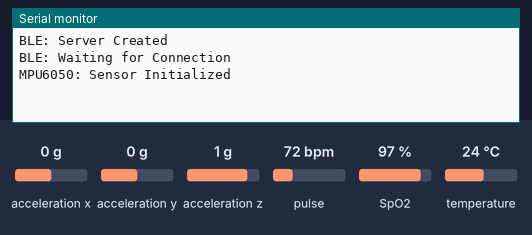
Recording of a program running on a simulated ESP32. On the bench: the last lines printed to the serial monitor. Wiring (inferred from the names in the program): MPU-6050 motion sensor at I2C address 0x68. Inputs (shaded band) come from the test bench; at power-on: pulse 72 bpm, SpO2 97 %, temperature 24 °C, acceleration x 0 g, acceleration y 0 g, acceleration z 1 g. Nothing arrives over Bluetooth unless stated; a phone connects over Bluetooth LE 3 s after start.

Above: at 1.2 s.
1.3 s: pulse set to 42 bpm
At 2.0 s:
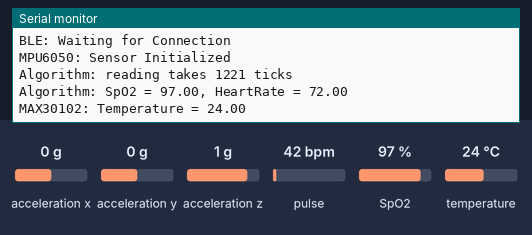
2.9 s: SpO2 set to 80 %
At 3.6 s:
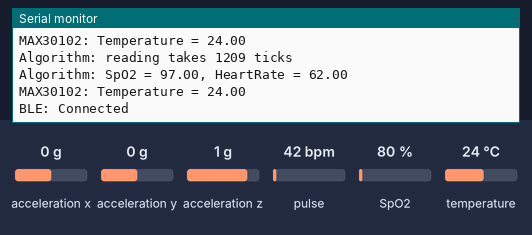
4.5 s: temperature set to 12 °C
At 5.09 s:
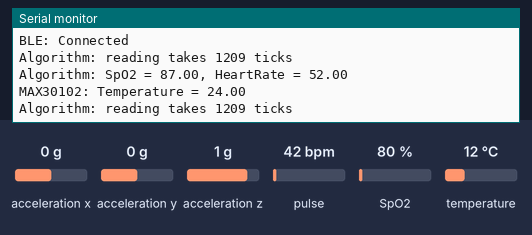
Timing chart, 0 to 7.5 s (numbered marks = the images above; inputs shaded):
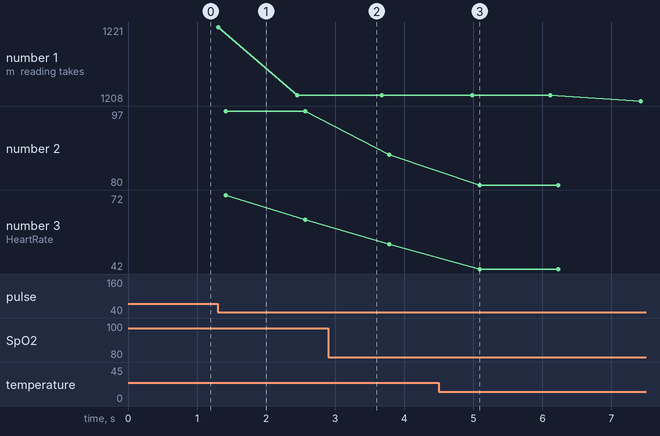

The program:

main.cpp
```cpp
#include <Arduino.h>
#include <BLEDevice.h>
#include <BLEServer.h>
#include <BLEUtils.h>
#include <BLE2902.h>
#include <Wire.h>
#include <math.h>
#include <MAX30105.h>
#include <spo2_algorithm.h>
// Mutex and Semaphore Definitions
SemaphoreHandle_t mutex_iic;
//--------------UART--Server--Task--Begin----------------------------------
QueueHandle_t queue_serial;
const int queue_serial_buffer_size = 128;
static void task_serial_server(void * param)
{
  char receive_buffer[queue_serial_buffer_size];

  Serial.begin(115200);
  while(1)
  {
    // If receives queued request to print on serial
    if(xQueueReceive(queue_serial,receive_buffer,128) == pdTRUE)
    {
      Serial.printf("%s\n", receive_buffer);
    }
    vTaskDelay(100 / portTICK_PERIOD_MS);
  }
}
//--------------UART--Server--Task--End-----------------------------------

//--------------BLE--Server--Task--Begin-----------------------------------
QueueHandle_t queue_ble_temperature,
 queue_ble_accel,
 queue_ble_heartbeat,
 queue_ble_spo2;
#define SERVICE_UUID "12a59900-17cc-11ec-9621-0242ac130002"
#define CHARACTERISTIC_UUID_SPO2 "12a5a148-17cc-11ec-9621-0242ac130002"
#define CHARACTERISTIC_UUID_TEMP "a93769a2-ace1-11ec-b909-0242ac120002"
#define CHARACTERISTIC_UUID_TXHB "d084d792-ace1-11ec-b909-0242ac120002"
#define CHARACTERISTIC_UUID_TXAcce "e6097a32-ace1-11ec-b909-0242ac120002"
class BLEServerCallback : public BLEServerCallbacks
{
  public :
    int is_device_connected = 0;
    int is_device_connected_last_time = 0;
    void onConnect(BLEServer *pServer)
      {
          is_device_connected = 1;
      };

      void onDisconnect(BLEServer *pServer)
      {
          is_device_connected = 0;
      }
};
static void task_ble_server(void * param)
{
  char serial_buffer[queue_serial_buffer_size];
  sprintf(serial_buffer,"BLE: Server Created");
  xQueueSend(queue_serial, serial_buffer, 128);
  BLEServerCallback ble_server_callback;
  BLEDevice::init("ESP32_BLE");
  // setup a BLE service
  BLEServer * ble_server = BLEDevice::createServer();
  ble_server->setCallbacks(&ble_server_callback);
  BLEService * ble_service = ble_server->createService(SERVICE_UUID);

  // setup BLE characteristics
  BLECharacteristic * ble_charcteristic_spo2 = ble_service->createCharacteristic(CHARACTERISTIC_UUID_SPO2, BLECharacteristic::PROPERTY_WRITE | BLECharacteristic::PROPERTY_READ);
  BLECharacteristic * ble_charcteristic_temp = ble_service->createCharacteristic(CHARACTERISTIC_UUID_TEMP, BLECharacteristic::PROPERTY_WRITE | BLECharacteristic::PROPERTY_READ);
  BLECharacteristic * ble_charcteristic_heartbeat = ble_service->createCharacteristic(CHARACTERISTIC_UUID_TXHB, BLECharacteristic::PROPERTY_WRITE | BLECharacteristic::PROPERTY_READ);
  BLECharacteristic * ble_charcteristic_accel = ble_service->createCharacteristic(CHARACTERISTIC_UUID_TXAcce, BLECharacteristic::PROPERTY_WRITE | BLECharacteristic::PROPERTY_READ);

  // Run BLE Service
  ble_service->start();
  ble_server->getAdvertising()->start();
  sprintf(serial_buffer,"BLE: Waiting for Connection");
  xQueueSend(queue_serial, serial_buffer, 128);
  while(1)
  {
    if(!ble_server_callback.is_device_connected && ble_server_callback.is_device_connected_last_time)
    {
      // If device is disconnecting
      ble_server->startAdvertising();
      sprintf(serial_buffer,"BLE: Disconnected and Restart Broadcasting");
      xQueueSend(queue_serial, serial_buffer, 128);
      ble_server_callback.is_device_connected_last_time = ble_server_callback.is_device_connected;
    }
    else if (ble_server_callback.is_device_connected && !ble_server_callback.is_device_connected_last_time)
    {
      // If device is connected for the first time
      ble_server_callback.is_device_connected_last_time = 1;
      sprintf(serial_buffer,"BLE: Connected");
      xQueueSend(queue_serial, serial_buffer, 128);
    }

    if(ble_server_callback.is_device_connected)
    {
      float read_buffer;
      if(xQueueReceive(queue_ble_accel, &read_buffer, 0) == pdTRUE)
        ble_charcteristic_accel->setValue(read_buffer);

      if(xQueueReceive(queue_ble_spo2, &read_buffer, 0) == pdTRUE)
        ble_charcteristic_spo2->setValue(read_buffer);

      if(xQueueReceive(queue_ble_temperature, &read_buffer, 0) == pdTRUE)
        ble_charcteristic_temp->setValue(read_buffer);

      if(xQueueReceive(queue_ble_heartbeat, &read_buffer, 0) == pdTRUE)
        ble_charcteristic_heartbeat->setValue(read_buffer);
    }
    vTaskDelay(10 / portTICK_PERIOD_MS);
  }
}
//--------------BLE--Server--Task--End-------------------------------------

//--------------MAX30102-Sensor-Read-Task--Begin--------------------------------
QueueHandle_t queue_max30102_ir, queue_max30102_red;
static void task_max30102_read(void * param)
{
  MAX30105 max30105_sensor;

  char serial_buffer[queue_serial_buffer_size];

  float temperature = 0.0f;
  int temperature_wait_tick = 0;

  // Check if device is connected
  while(xSemaphoreTake(mutex_iic, 100) != pdTRUE);
  if(!max30105_sensor.begin(Wire, I2C_SPEED_FAST))
  {
    sprintf(serial_buffer, "MAX30105: Sensor was not found. Please check wiring/power");
    xQueueSend(queue_serial, serial_buffer, 0);
    // Quit this task if device is not found
    xSemaphoreGive(mutex_iic);
    vTaskDelete(NULL);
  }
  xSemaphoreGive(mutex_iic);

  // Initiate device
  int sampleRate = 200; //Options: 50, 100, 200, 400, 800, 1000, 1600, 3200, Sampling Rate is also limited by LED Pulse Width （Refer to Table 11)
  byte ledBrightness = 60; //Options: 0=Off to 255=50mA
  byte sampleAverage = 4; //Options: 1, 2, 4, 8, 16, 32
  byte ledMode = 2; //Options: 1 = Red only, 2 = Red + IR, 3 = Red + IR + Green
  int pulseWidth = 411; //Options: 69, 118, 215, 411
  int adcRange = 4096; //Options: 2048, 4096, 8192, 16384
  while(xSemaphoreTake(mutex_iic, 100) != pdTRUE);
  max30105_sensor.setup(ledBrightness, sampleAverage, ledMode, sampleRate, pulseWidth, adcRange); //Configure sensor with these settings
  xSemaphoreGive(mutex_iic);

  while(1)
  {
    // Read Temperature at a speed 101 times slower than red and ir sensor
    temperature_wait_tick += 1;
    if(temperature_wait_tick > 101)
    {
      temperature_wait_tick = 0;
      while(xSemaphoreTake(mutex_iic, 0) != pdTRUE);
      temperature = max30105_sensor.readTemperature();
      //Reset SPO2 Measurement
      max30105_sensor.clearFIFO();
      xSemaphoreGive(mutex_iic);
      xQueueSend(queue_ble_temperature, &temperature, 0);
      sprintf(serial_buffer, "MAX30102: Temperature = %.2f", temperature);
      xQueueSend(queue_serial, serial_buffer, 0);
    }

    // Read IR Value
    while(xSemaphoreTake(mutex_iic, 0) != pdTRUE) vTaskDelay(1);
    uint32_t IR = max30105_sensor.getIR();
    xSemaphoreGive(mutex_iic);
    while(IR == 0)
    {
      while(xSemaphoreTake(mutex_iic, 0) != pdTRUE) vTaskDelay(1);
      IR = max30105_sensor.getIR();
      xSemaphoreGive(mutex_iic);
    }
    xQueueSend(queue_max30102_ir, &IR, 0);

    // Read Red Value
    while(xSemaphoreTake(mutex_iic, 0) != pdTRUE) vTaskDelay(1);
    uint32_t Red =  max30105_sensor.getRed();
    xSemaphoreGive(mutex_iic);
    while(Red == 0)
    {
      while(xSemaphoreTake(mutex_iic, 0) != pdTRUE) vTaskDelay(1);
      Red =  max30105_sensor.getRed();
      xSemaphoreGive(mutex_iic);
    }
    xQueueSend(queue_max30102_red, &Red, 0);

    // Sampling Rate: 25Hz (4 averaging of 200Hz / 2 Channels)
  }
}
//--------------MAX30102-Sensor-Read-Task--End--------------------------------

//--------------Heartbeat-SpO2-Algorithm-Begin--------------------------------
static void task_heartbeat_spo2_algorithm(void * param)
{
  // The bufferLength must be matched with BUFFER_SIZE in spo2_algorithm.h
  const int bufferLength = 100; //Sample Rate is 25Hz, Buffer takes 1000ms / 25 * 100 = 4 seconds to be filled
  uint32_t * irBuffer = (uint32_t * )pvPortMalloc(bufferLength * sizeof(uint32_t)); //infrared LED sensor data
  uint32_t * redBuffer = (uint32_t * )pvPortMalloc(bufferLength * sizeof(uint32_t));  //red LED sensor data
  int32_t spo2; //SPO2 value
  int8_t validSPO2; //indicator to show if the SPO2 calculation is valid
  int32_t heartRate; //heart rate value
  int8_t validHeartRate; //indicator to show if the heart rate calculation is valid

  char serial_buffer[queue_serial_buffer_size];

  float spo2_stored = 100.0f;
  float spo2_float = 0.0f;
  const float spo2_limit = 10.0f;
  float heartRate_stored = 80.0f;
  float heartRate_float = 0.0f;
  const float heartRate_limit = 10.0f;

  if(irBuffer == NULL || redBuffer == NULL)
  {
    sprintf(serial_buffer, "Algorithm: Error, Cannot Create Heap for Sensor Data");
    xQueueSend(queue_serial, serial_buffer, 0);
    vTaskDelete(NULL);
  }

  //Continuously taking samples from MAX30102.  Heart rate and SpO2 are calculated every 2 second
  while(1)
  {
    TickType_t start_tick = xTaskGetTickCount();
    // Reading takes 1000ms / 25 * 100 = 4 seconds
    for (int i = 0; i < bufferLength; i++)
    {
      while(xQueueReceive(queue_max30102_ir, &irBuffer[i], 0) != pdTRUE) vTaskDelay(1 / portTICK_PERIOD_MS);
      while(xQueueReceive(queue_max30102_red, &redBuffer[i], 0) != pdTRUE) vTaskDelay(1 / portTICK_PERIOD_MS);
    }
    TickType_t count_tick = xTaskGetTickCount() - start_tick;
    sprintf(serial_buffer, "Algorithm: reading takes %d ticks", count_tick);
    xQueueSend(queue_serial, serial_buffer, 0);

    // Calculate Heart Rate and SpO2 Every 4 seconds
    maxim_heart_rate_and_oxygen_saturation(irBuffer, bufferLength, redBuffer, &spo2, &validSPO2, &heartRate, &validHeartRate);

    // Software Filtering (Maximum Slew Rate) to Reduce the Effect of Abrupt Change in Calculated HeartRate
    spo2_float = (float)spo2 * (float)validSPO2;
    if(spo2_float > spo2_stored + spo2_limit)
    {
      spo2_stored += spo2_limit;
    }
    else if(spo2_float < spo2_stored - spo2_limit)
    {
      spo2_stored -= spo2_limit;
    }
    else
    {
      spo2_stored = spo2_float;
    }

    heartRate_float = (float)heartRate * (float)validHeartRate;
    if(heartRate_float > heartRate_stored + heartRate_limit)
    {
      heartRate_stored += heartRate_limit;
    }
    else if(heartRate_float < heartRate_stored - heartRate_limit)
    {
      heartRate_stored -= heartRate_limit;
    }
    else
    {
      heartRate_stored = heartRate_float;
    }

    //Update Value to BLE and Serial Monitor
    float ble_heart_rate_buffer, ble_spo2_buffer;
    ble_heart_rate_buffer = heartRate_stored;
    xQueueSend(queue_ble_heartbeat, &ble_heart_rate_buffer, 0);
    ble_spo2_buffer = spo2_stored;
    xQueueSend(queue_ble_spo2, &ble_spo2_buffer, 0);

    sprintf(serial_buffer, "Algorithm: SpO2 = %.2f, HeartRate = %.2f", ble_spo2_buffer, ble_heart_rate_buffer);
    xQueueSend(queue_serial, serial_buffer, 0);

    vTaskDelay(10 / portTICK_PERIOD_MS);
  }
  vPortFree(irBuffer);
  vPortFree(redBuffer);
}
//--------------Heartbeat-SpO2-Algorithm-End----------------------------------

//--------------MPU-Sensor-Read-Task--Begin--------------------------------
static void task_mpu_read(void * param)
{
  char serial_buffer[queue_serial_buffer_size];

  const u_char MPU6050_Addr = 0x68;
  const u_char ACCEL_CONFIG = 0x1C;
  const u_char PWR_MGMT_1 = 0x6B;
  const u_char ACCEL_XOUT = 0x3B;
  u_char XH,XL,YH,YL,ZH,ZL;
  int16_t ACCEL_X, ACCEL_Y, ACCEL_Z;

  // Turn on the MPU6050 Sensor
  while(xSemaphoreTake(mutex_iic, 10) != pdTRUE);
  Wire.begin();
	Wire.beginTransmission(MPU6050_Addr);
  Wire.write(PWR_MGMT_1);
  Wire.write(0x00);
  Wire.endTransmission(true);
  xSemaphoreGive(mutex_iic);

  // Set MPU6050 Accel Range
  while(xSemaphoreTake(mutex_iic, 10) != pdTRUE);
  Wire.beginTransmission(MPU6050_Addr);
  // AFS_SEL = 0b11, accel scale = 16g, Sensitivity = 2048LSB per g
  Wire.write(ACCEL_CONFIG);
  Wire.write((uint8_t)(0x00 | 0x03<<3));
  Wire.endTransmission(true);
  xSemaphoreGive(mutex_iic);

  sprintf(serial_buffer,"MPU6050: Sensor Initialized");
  xQueueSend(queue_serial, serial_buffer, 128);

  while(1)
  {
    while(xSemaphoreTake(mutex_iic, 10) != pdTRUE) vTaskDelay(pdMS_TO_TICKS(1));
    Wire.beginTransmission(MPU6050_Addr);
    Wire.write(ACCEL_XOUT);
    Wire.endTransmission(false);
    Wire.requestFrom((uint16_t)MPU6050_Addr, (uint8_t)6, (bool)true);
    // Reads the data from the register
    XH = Wire.read();
    XL = Wire.read();
    YH = Wire.read();
    YL = Wire.read();
    ZH = Wire.read();
    ZL = Wire.read();
    xSemaphoreGive(mutex_iic);

    ACCEL_X = (((int16_t)XH) << 8) | (int16_t)XL;
    ACCEL_Y = (((int16_t)YH) << 8) | (int16_t)YL;
    ACCEL_Z = (((int16_t)ZH) << 8) | (int16_t)ZL;

    float accel_x = (float)ACCEL_X / 2048.0f;
    float accel_y = (float)ACCEL_Y / 2048.0f;
    float accel_z = (float)ACCEL_Z / 2048.0f;

    float accel = sqrtf(accel_x * accel_x + accel_y * accel_y + accel_z * accel_z);
    xQueueSend(queue_ble_accel, &accel, 0);

    // sprintf(serial_buffer,"MPU6050: AccelX = %.2f\tAccelY = %.2f\tAccelZ = %.2f", accel_x, accel_y, accel_z);
    // xQueueSend(queue_serial, serial_buffer, 0);

    vTaskDelay(100 / portTICK_PERIOD_MS);
  }
}

//--------------MPU-Sensor-Read-Task--End----------------------------------
void setup()
{
  queue_serial = xQueueCreate(32, queue_serial_buffer_size * sizeof(char));
  xTaskCreate(task_serial_server, "Serial Server", 4096, NULL, 1, NULL);

  queue_ble_temperature = xQueueCreate(32, sizeof(float));
  queue_ble_accel = xQueueCreate(32, sizeof(float));
  queue_ble_heartbeat = xQueueCreate(32, sizeof(float));
  queue_ble_spo2 = xQueueCreate(32, sizeof(float));
  xTaskCreatePinnedToCore(task_ble_server, "BLE Server", 4096, NULL, 4, NULL, 0);

  mutex_iic = xSemaphoreCreateMutex();
  xTaskCreate(task_mpu_read, "MPU6050 Reader", 4096, NULL, 3, NULL);

  queue_max30102_ir = xQueueCreate(1024, sizeof(uint32_t));
  queue_max30102_red = xQueueCreate(1024, sizeof(uint32_t));
  xTaskCreate(task_max30102_read, "MAX30102 Reader", 4096, NULL, 3, NULL);

  xTaskCreate(task_heartbeat_spo2_algorithm, "Algorithm", 40960, NULL, 2, NULL);
}

void loop()
{
  vTaskDelete(NULL);
}
```

Measured:
- plotted number 2: 97 → 87 after the input at 2.9 s
